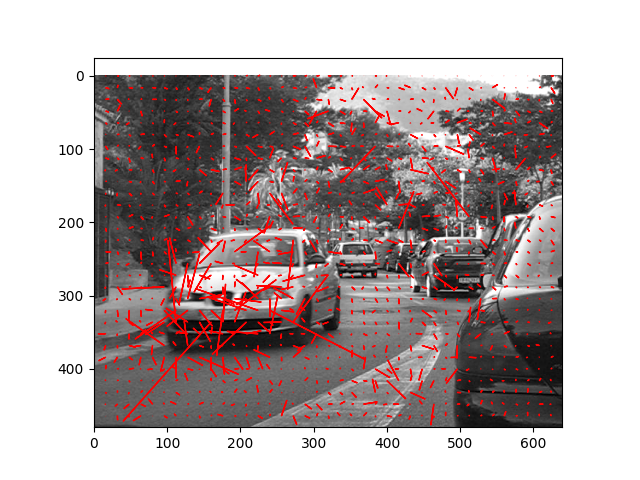

Python code for this plot:

import cv2
import numpy as np
from matplotlib import pyplot as plt
import os
from argparse import ArgumentParser
from scipy.signal import convolve2d
import math
import csv
"""
see readme for running instructions
"""

def write_flow_to_csv(flow_x, flow_y, filename, Ix):
    """
    Writes optical flow data to a CSV file.

    Parameters:
        flow_x (np.ndarray): Horizontal flow (u component).
        flow_y (np.ndarray): Vertical flow (v component).
        filename (str): The filename for the CSV file.
    """
    try:
        with open(filename, mode='w', newline='') as csv_file:
            csv_writer = csv.writer(csv_file)

            # Write header
            csv_writer.writerow(["x", "y", "flow_x", "flow_y", "magnitude", "angle", "Ix"])

            # Write flow data
            for y in range(flow_x.shape[0]):
                for x in range(flow_x.shape[1]):
                    # Compute flow components
                    fx = flow_x[y, x]
                    fy = flow_y[y, x]

                    # Compute magnitude and angle
                    magnitude = math.sqrt(fx ** 2 + fy ** 2)
                    angle = math.atan2(fy, fx) * 180.0 / math.pi
                    ix = Ix[y,x]
                    # Write to CSV
                    csv_writer.writerow([x, y, fx, fy, magnitude, angle, ix])

        print(f"Flow data written to {filename}")
    except IOError as e:
        print(f"Error writing to file {filename}: {e}")

#compute magnitude in each 8 pixels. return magnitude average
def get_magnitude(u, v):
    scale = 3
    sum = 0.0
    counter = 0.0

    for i in range(0, u.shape[0], 8):
        for j in range(0, u.shape[1],8):
            counter += 1
            dy = v[i,j] * scale
            dx = u[i,j] * scale
            magnitude = (dx**2 + dy**2)**0.5
            sum += magnitude

    mag_avg = sum / counter

    return mag_avg



def draw_quiver(u,v,beforeImg):
    scale = 3
    ax = plt.figure().gca()
    ax.imshow(beforeImg, cmap = 'gray')

    magnitudeAvg = get_magnitude(u, v)

    for i in range(0, u.shape[0], 16):
        for j in range(0, u.shape[1],16):
            dy = v[i,j] * scale
            dx = u[i,j] * scale
            # magnitude = (dx**2 + dy**2)**0.5
            # #draw only significant changes
            # if magnitude > magnitudeAvg:
            #     ax.arrow(j,i, dx, dy, color = 'red')
            ax.arrow(j,i, dx, dy, color = 'red')

    plt.draw()
    plt.savefig("true_hs.png")
    plt.show()


def draw_optical_flow(flow_u, flow_v, image, scale=3, step=16):
    """
    Draws optical flow vectors on the image.

    Parameters:
        flow_u (np.ndarray): Horizontal flow (u component).
        flow_v (np.ndarray): Vertical flow (v component).
        image (np.ndarray): The image to draw on (should be BGR or grayscale).
        scale (int): Scale factor for the flow vectors.
        step (int): Sampling step size for the flow vectors.
    """
    for y in range(0, image.shape[0], step):
        for x in range(0, image.shape[1], step):
            # Get flow components at this point
            flow = (flow_u[y, x], flow_v[y, x])
            print(f"Flow at ({x}, {y}): U = {flow[0]}, V = {flow[1]}")

            # Define start and end points for the vector
            start_point = (x, y)
            end_point = (
                int(x + flow[0] * scale),
                int(y + flow[1] * scale)
            )

            # Draw the arrowed line on the image
            cv2.arrowedLine(image, start_point, end_point, (255, 0, 0), 1, cv2.LINE_AA, tipLength=0.2)

    return image



HSKERN = np.array(
    [[1 / 12, 1 / 6, 1 / 12], [1 / 6, 0, 1 / 6], [1 / 12, 1 / 6, 1 / 12]], float
)

kernelX = np.array([[-1, 1], [-1, 1]]) * 0.25  # kernel for computing d/dx

kernelY = np.array([[-1, -1], [1, 1]]) * 0.25  # kernel for computing d/dy

kernelT = np.ones((2, 2)) * 0.25


def HornSchunck(
    im1: np.ndarray,
    im2: np.ndarray,
    *,
    alpha: float = 0.001,
    Niter: int = 8,
) -> tuple[np.ndarray, np.ndarray]:
    """

    Parameters
    ----------

    im1: numpy.ndarray
        image at t=0
    im2: numpy.ndarray
        image at t=1
    alpha: float
        regularization constant
    Niter: int
        number of iteration
    """
    im1 = im1.astype(np.float32)
    im2 = im2.astype(np.float32)

    # set up initial velocities
    uInitial = np.zeros([im1.shape[0], im1.shape[1]], dtype=np.float32)
    vInitial = np.zeros([im1.shape[0], im1.shape[1]], dtype=np.float32)

    # Set initial value for the flow vectors
    U = uInitial
    V = vInitial

    # Estimate derivatives
    [fx, fy, ft] = computeDerivatives(im1, im2)

    # Iteration to reduce error
    for _ in range(Niter):
        # %% Compute local averages of the flow vectors
        uAvg = convolve2d(U, HSKERN, "same")
        vAvg = convolve2d(V, HSKERN, "same")
        # %% common part of update step
        der = (fx * uAvg + fy * vAvg + ft) / (alpha ** 2 + fx ** 2 + fy ** 2)
        # %% iterative step
        U = uAvg - fx * der
        V = vAvg - fy * der

    write_flow_to_csv(U, V, "trueFlow.csv", fx)
    return U, V


def computeDerivatives(
    im1: np.ndarray, im2: np.ndarray
) -> tuple[np.ndarray, np.ndarray, np.ndarray]:

    fx = convolve2d(im1, kernelX, "same") + convolve2d(im2, kernelX, "same")
    fy = convolve2d(im1, kernelY, "same") + convolve2d(im2, kernelY, "same")

    # ft = im2 - im1
    ft = convolve2d(im1, kernelT, "same") + convolve2d(im2, -kernelT, "same")

    return fx, fy, ft


if __name__ == '__main__':
    parser = ArgumentParser(description = 'Horn Schunck program')
    parser.add_argument('img1', type = str, help = 'First image name (include format)')
    parser.add_argument('img2', type = str, help='Second image name (include format)')
    args = parser.parse_args()

    im1 = cv2.imread(args.img1, 0).astype(float)
    im2 = cv2.imread(args.img2, 0).astype(float)

    U, V = HornSchunck(im1, im2, alpha=1.0, Niter=100)
    #draw_quiver(U,V, im1)
    img_color = cv2.imread(args.img1)
    optical_flow = draw_optical_flow(U,V, img_color)
    cv2.imshow("flow", optical_flow)
    cv2.waitKey(0)
    cv2.destroyAllWindows()
    cv2.imwrite("trueOpticalFlow.png", optical_flow)

